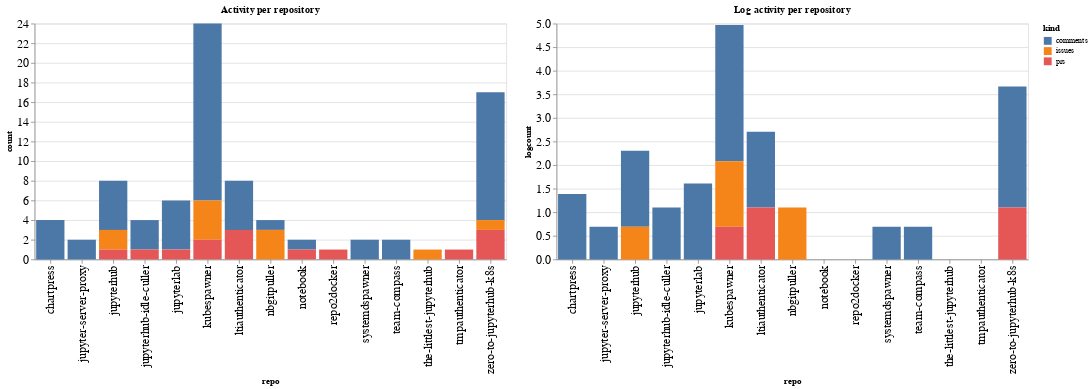

Write notebook code for a chart like this one.
### Code cell
ch1 = alt.Chart(repo_summaries, width=600, title="Activity per repository").mark_bar().encode(
    x='repo',
    y='count',
    color='kind',
    tooltip="kind"
)

ch2 = alt.Chart(repo_summaries, width=600, title="Log activity per repository").mark_bar().encode(
    x='repo',
    y='logcount',
    color='kind',
    tooltip="kind"
)

ch1 | ch2

### Figure 1 — Vega-Lite specification as saved in the notebook (floating-point values rounded to 4 significant figures)
{"config": {"axisLeft": {"labelFontSize": 15}, "axisBottom": {"labelFontSize": 15}}, "hconcat": [{"mark": "bar", "encoding": {"color": {"type": "nominal", "field": "kind"}, "tooltip": {"type": "nominal", "field": "kind"}, "x": {"type": "nominal", "field": "repo"}, "y": {"type": "quantitative", "field": "count"}}, "title": "Activity per repository", "width": 600}, {"mark": "bar", "encoding": {"color": {"type": "nominal", "field": "kind"}, "tooltip": {"type": "nominal", "field": "kind"}, "x": {"type": "nominal", "field": "repo"}, "y": {"type": "quantitative", "field": "logcount"}}, "title": "Log activity per repository", "width": 600}], "data": {"name": "data-0e9aca52215befd0dc1365a63fecf388"}, "$schema": "https://vega.github.io/schema/vega-lite/v4.8.1.json", "datasets": {"data-0e9aca52215befd0dc1365a63fecf388": [{"repo": "chartpress", "kind": "comments", "count": 4, "logcount": 1.386}, {"repo": "jupyter-server-proxy", "kind": "comments", "count": 2, "logcount": 0.6931}, {"repo": "jupyterhub", "kind": "comments", "count": 5, "logcount": 1.609}, {"repo": "jupyterhub", "kind": "issues", "count": 2, "logcount": 0.6931}, {"repo": "jupyterhub", "kind": "prs", "count": 1, "logcount": 0.0}, {"repo": "jupyterhub-idle-culler", "kind": "comments", "count": 3, "logcount": 1.099}, {"repo": "jupyterhub-idle-culler", "kind": "prs", "count": 1, "logcount": 0.0}, {"repo": "jupyterlab", "kind": "comments", "count": 5, "logcount": 1.609}, {"repo": "jupyterlab", "kind": "prs", "count": 1, "logcount": 0.0}, {"repo": "kubespawner", "kind": "comments", "count": 18, "logcount": 2.89}, {"repo": "kubespawner", "kind": "issues", "count": 4, "logcount": 1.386}, {"repo": "kubespawner", "kind": "prs", "count": 2, "logcount": 0.6931}, {"repo": "ltiauthenticator", "kind": "comments", "count": 5, "logcount": 1.609}, {"repo": "ltiauthenticator", "kind": "prs", "count": 3, "logcount": 1.099}, {"repo": "nbgitpuller", "kind": "comments", "count": 1, "logcount": 0.0}, {"repo": "nbgitpuller", "kind": "issues", "count": 3, "logcount": 1.099}, {"repo": "notebook", "kind": "comments", "count": 1, "logcount": 0.0}, {"repo": "notebook", "kind": "prs", "count": 1, "logcount": 0.0}, {"repo": "repo2docker", "kind": "prs", "count": 1, "logcount": 0.0}, {"repo": "systemdspawner", "kind": "comments", "count": 2, "logcount": 0.6931}, {"repo": "team-compass", "kind": "comments", "count": 2, "logcount": 0.6931}, {"repo": "the-littlest-jupyterhub", "kind": "issues", "count": 1, "logcount": 0.0}, {"repo": "tmpauthenticator", "kind": "prs", "count": 1, "logcount": 0.0}, {"repo": "zero-to-jupyterhub-k8s", "kind": "comments", "count": 13, "logcount": 2.565}, {"repo": "zero-to-jupyterhub-k8s", "kind": "issues", "count": 1, "logcount": 0.0}, {"repo": "zero-to-jupyterhub-k8s", "kind": "prs", "count": 3, "logcount": 1.099}]}}
